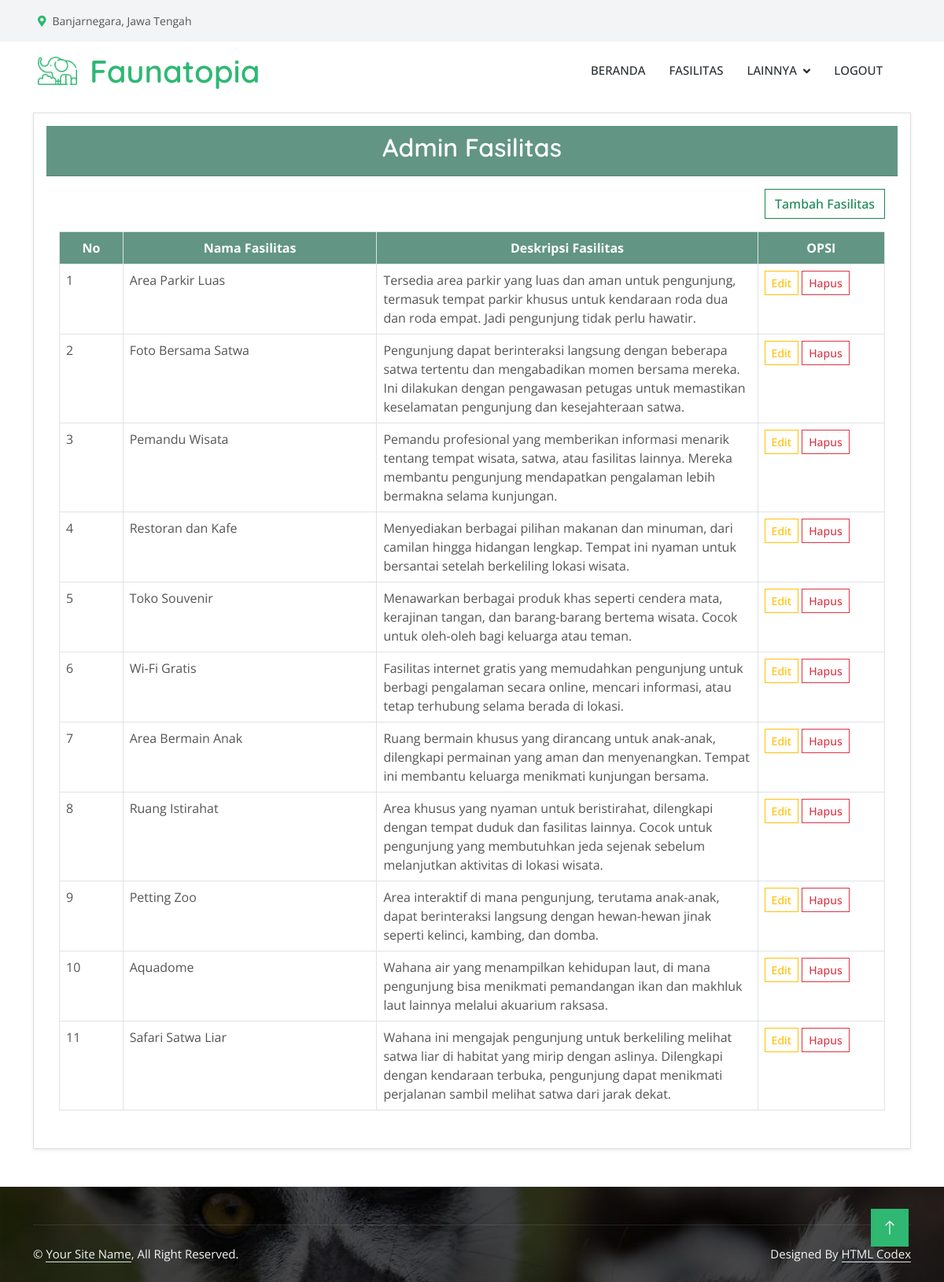
/admin/admin_fasilitas.php, run on the app's committed database.
### tables this page shows
CREATE TABLE IF NOT EXISTS `fasilitas_servis` (
  `id` int NOT NULL AUTO_INCREMENT,
  `nama_fasilitas` varchar(50) NOT NULL DEFAULT '0',
  `deskripsi` text NOT NULL,
  PRIMARY KEY (`id`)
);

### admin/admin_fasilitas.php (the view, shortened to what this page needs)
<?php
include '../koneksi/function.php';
?>
<!DOCTYPE html>
<html lang="en">
<head>
    <link href="https://cdnjs.cloudflare.com/ajax/libs/font-awesome/5.10.0/css/all.min.css" rel="stylesheet">
    <link href="https://cdn.jsdelivr.net/npm/bootstrap-icons@1.4.1/font/bootstrap-icons.css" rel="stylesheet">
    <link href="../lib/animate/animate.min.css" rel="stylesheet">
    <link href="../lib/lightbox/css/lightbox.min.css" rel="stylesheet">
    <link href="../lib/owlcarousel/assets/owl.carousel.min.css" rel="stylesheet">
    <link href="../css/bootstrap.min.css" rel="stylesheet">
    <link href="../css/style.css" rel="stylesheet">
</head>
<body>
    <?php include 'navbar.php'; ?>
    <div class="container mt-3">
    <div class="card shadow-sm p-3 mb-5 bg-body-tertiary rounded">
        <div class="card-header text-center" style="background-color: #629584;">
            <h2 style="color: white;">Admin Fasilitas</h2>
        </div>
        <div class="card-body">
        <div class="d-flex justify-content-end mb-3">
            <button type="button" onclick="window.location='tambah_fasilitas.php'" class="btn btn-outline-success">Tambah Fasilitas</button>
        </div>
        <table class="table table-bordered table-hover">
            <thead style="text-align: center; background-color: #629584; color: white">
                <tr>
                <th style="width: 5%;">No</th>
                <th style="width: 20%;">Nama Fasilitas</th>
                <th style="width: 30%;">Deskripsi Fasilitas</th>
                <th style="width: 10%;">OPSI</th>
                </tr>
            </thead>
            <tbody>
                <?php
                $sql = "SELECT * FROM fasilitas_servis";
                $result = $conn->query($sql);
                if ($result->num_rows > 0) {
                    $no = 1;
                    while ($row = $result->fetch_assoc()) {
                        echo '<tr>';
                        echo '<td>' . $no++ . '</td>';
                        echo '<td>' . htmlspecialchars($row['nama_fasilitas']) . '</td>';
                        echo '<td>' . htmlspecialchars($row['deskripsi']) . '</td>';
                        echo '<td>';
                        echo '<a href="edit_data_fasilitas.php?id=' . $row['id'] . '" class="btn btn-outline-warning btn-sm">Edit</a> ';
                        echo '<a href="hapus_data_fasilitas.php?id=' . $row['id'] . '" class="btn btn-outline-danger btn-sm" onclick="return confirm(\'Yakin ingin menghapus data ini?\')">Hapus</a>';
                        echo '</td>';
                        echo '</tr>';
                    }
                } else {
                    echo "<tr><td colspan='5'>Tidak ada data fasilitas.</td></tr>";
                }
                ?>
            </tbody>
        </table>
        </div>
    </div>
    </div>
    <?php include 'footer.php'; ?>
    <a href="#" class="btn btn-lg btn-primary btn-lg-square back-to-top"><i class="bi bi-arrow-up"></i></a>
</body>
</html>

### css/style.css (style rules this page uses)
:root { --primary: #2EB872; --light: #F3F4F5; --dark: #282F34; }
.back-to-top { position: fixed; display: none; right: 45px; bottom: 45px; z-index: 99; }
.btn { font-weight: 500; transition: .5s; }
.btn.btn-primary, .btn.btn-secondary { color: #FFFFFF; }
.btn-lg-square { width: 48px; height: 48px; }
.btn-square, .btn-sm-square, .btn-lg-square { padding: 0; display: flex; align-items: center; justify-content: center; font-weight: normal; }

### data on the page
fasilitas_servis: nama_fasilitas "Area Parkir Luas", deskripsi "Tersedia area parkir yang luas dan aman untuk pengunjung, termasuk tempat parkir khusus untuk kendaraan roda dua dan roda empat. Jadi pengunjung tidak perlu hawatir."
fasilitas_servis: nama_fasilitas "Foto Bersama Satwa", deskripsi "Pengunjung dapat berinteraksi langsung dengan beberapa satwa tertentu dan mengabadikan momen bersama mereka. Ini dilakukan dengan pengawasan petugas untuk memastikan keselamatan pengunjung dan kesejahteraan satwa."
fasilitas_servis: nama_fasilitas "Pemandu Wisata", deskripsi "Pemandu profesional yang memberikan informasi menarik tentang tempat wisata, satwa, atau fasilitas lainnya. Mereka membantu pengunjung mendapatkan pengalaman lebih bermakna selama kunjungan."
fasilitas_servis: nama_fasilitas "Restoran dan Kafe", deskripsi "Menyediakan berbagai pilihan makanan dan minuman, dari camilan hingga hidangan lengkap. Tempat ini nyaman untuk bersantai setelah berkeliling lokasi wisata."
fasilitas_servis: nama_fasilitas "Toko Souvenir", deskripsi "Menawarkan berbagai produk khas seperti cendera mata, kerajinan tangan, dan barang-barang bertema wisata. Cocok untuk oleh-oleh bagi keluarga atau teman."
fasilitas_servis: nama_fasilitas "Wi-Fi Gratis", deskripsi "Fasilitas internet gratis yang memudahkan pengunjung untuk berbagi pengalaman secara online, mencari informasi, atau tetap terhubung selama berada di lokasi."
fasilitas_servis: nama_fasilitas "Area Bermain Anak", deskripsi "Ruang bermain khusus yang dirancang untuk anak-anak, dilengkapi permainan yang aman dan menyenangkan. Tempat ini membantu keluarga menikmati kunjungan bersama."
fasilitas_servis: nama_fasilitas "Ruang Istirahat", deskripsi "Area khusus yang nyaman untuk beristirahat, dilengkapi dengan tempat duduk dan fasilitas lainnya. Cocok untuk pengunjung yang membutuhkan jeda sejenak sebelum melanjutkan aktivitas di lokasi wisata."
fasilitas_servis: nama_fasilitas "Petting Zoo", deskripsi "Area interaktif di mana pengunjung, terutama anak-anak, dapat berinteraksi langsung dengan hewan-hewan jinak seperti kelinci, kambing, dan domba."
fasilitas_servis: nama_fasilitas "Aquadome", deskripsi "Wahana air yang menampilkan kehidupan laut, di mana pengunjung bisa menikmati pemandangan ikan dan makhluk laut lainnya melalui akuarium raksasa."
fasilitas_servis: nama_fasilitas "Safari Satwa Liar", deskripsi "Wahana ini mengajak pengunjung untuk berkeliling melihat satwa liar di habitat yang mirip dengan aslinya. Dilengkapi dengan kendaraan terbuka, pengunjung dapat menikmati perjalanan sambil melihat satwa dari jarak dekat."
